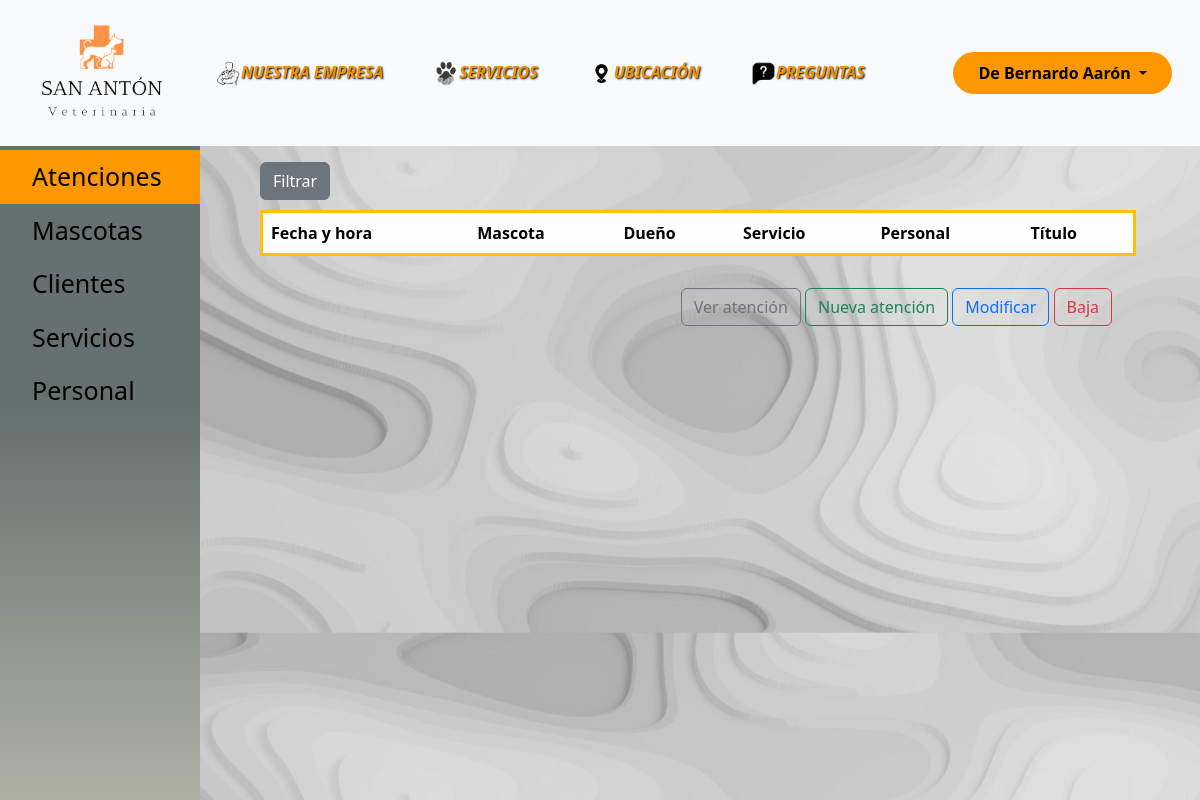
The page /abmcAtenciones.php (signed in) on the database as committed earlier.
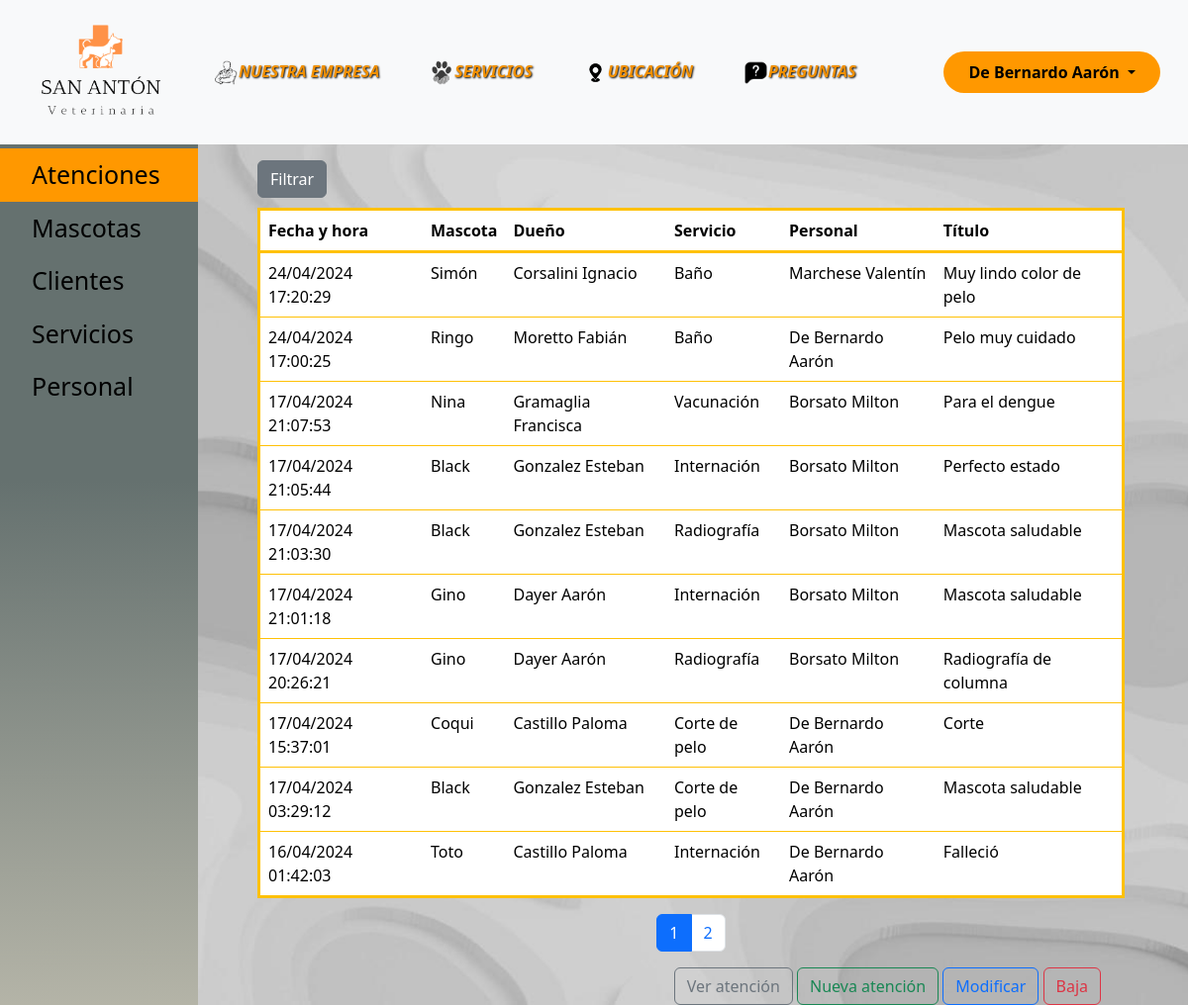
The same page on the database as committed later.
### tables this page shows
CREATE TABLE `atenciones` (
  `id` int(11) UNSIGNED NOT NULL,
  `mascota_id` int(11) UNSIGNED NOT NULL,
  `servicio_id` int(11) UNSIGNED NOT NULL,
  `personal_id` int(11) UNSIGNED NOT NULL,
  `fecha_hora` datetime NOT NULL DEFAULT current_timestamp(),
  `fecha_hora_salida` datetime DEFAULT NULL,
  `titulo` varchar(35) DEFAULT NULL,
  `descripcion` text DEFAULT NULL,
  `precio` decimal(10,2) NOT NULL
);

CREATE TABLE `mascotas` (
  `id` int(11) UNSIGNED NOT NULL,
  `cliente_id` int(11) UNSIGNED NOT NULL,
  `nombre` varchar(30) NOT NULL,
  `foto` mediumblob DEFAULT NULL,
  `raza` varchar(30) NOT NULL,
  `color` varchar(30) NOT NULL,
  `fecha_de_nac` date NOT NULL,
  `fecha_muerte` date DEFAULT NULL,
  `baja` tinyint(4) NOT NULL DEFAULT 0
);

CREATE TABLE `servicios` (
  `id` int(11) UNSIGNED NOT NULL,
  `nombre` varchar(30) NOT NULL,
  `tipo_servicio_id` int(11) UNSIGNED NOT NULL,
  `precio` decimal(10,2) NOT NULL,
  `rango_fechas` tinyint(1) NOT NULL DEFAULT 0,
  `baja` tinyint(4) NOT NULL DEFAULT 0
);

### consultasdb/connection.php (called while the page is built, shortened)
<?php
    function consultaSQL($query){
        $connection = mysqli_connect(SERVIDOR, USUARIO, CONTRASENIA, DATABASE) or die('Conexión fallida');
        $resultados = mysqli_query($connection, $query);
        return $resultados;
    }
?>

### abmcAtenciones.php (the view, shortened to what this page needs)
<?php
    include_once 'consultasdb/connection.php';
    $filtro = '';
    $query = "SELECT COUNT(atenciones.id) FROM atenciones INNER JOIN mascotas ON mascotas.id = atenciones.mascota_id
        INNER JOIN servicios ON servicios.id = atenciones.servicio_id INNER JOIN personal ON personal.id = atenciones.personal_id
        INNER JOIN clientes ON mascotas.cliente_id = clientes.id WHERE clientes.baja = 0 AND mascotas.baja = 0 $filtro";
    $cantFilas = mysqli_fetch_array(consultaSQL($query))[0];
    $filasPagina = 10;
    $cantPaginas = ceil($cantFilas / $filasPagina);
    $pagSelecionada = isset($_GET['pag']) ? $_GET['pag'] : 1;
    $offset = ($pagSelecionada - 1) * $filasPagina;
    $query = "SELECT atenciones.id, atenciones.mascota_id, mascotas.nombre AS mascota_nombre, mascotas.fecha_muerte, mascotas.cliente_id, CONCAT(clientes.apellido, ' ', clientes.nombre) AS duenio,
        atenciones.servicio_id, servicios.nombre, atenciones.personal_id, CONCAT(personal.apellido, ' ', personal.nombre) AS personal, atenciones.fecha_hora,
        atenciones.fecha_hora_salida, atenciones.titulo, atenciones.precio, atenciones.descripcion FROM atenciones INNER JOIN mascotas ON mascotas.id = atenciones.mascota_id
        INNER JOIN servicios ON servicios.id = atenciones.servicio_id INNER JOIN personal ON personal.id = atenciones.personal_id
        INNER JOIN clientes ON mascotas.cliente_id = clientes.id WHERE clientes.baja = 0 AND mascotas.baja = 0 $filtro
        ORDER BY atenciones.fecha_hora DESC LIMIT $filasPagina OFFSET $offset";
    $atenciones = consultaSQL($query);
    $path = 'abmcAtenciones.php?';
?>
<!DOCTYPE html>
<html lang="es">
    <head>
        <link href="https://cdn.jsdelivr.net/npm/bootstrap@5.3.2/dist/css/bootstrap.min.css" rel="stylesheet">
        <link rel="stylesheet" href="styles/styles.css" type="text/css">
        <link rel="stylesheet" href="plugins/chosen/chosen.css">
    </head>
    <body>
        <?php include_once 'snippets/menuSuperior.php' ?>
        <div class="container-fluid p-0">
            <div class="row">
                <?php  $_SESSION['item'] = 'atenciones'; include_once 'snippets/menuLateral.php'; ?>
                <div class="col-12 col-md-7 col-lg-8 col-xl-9 mt-3">
                    <div class="col-12 col-md-6 col-lg-4 col-xl-4">
                        <div>
                            <button type="button" class="btn btn-secondary" style="margin-bottom:10px" data-bs-toggle="collapse" data-bs-target="#formFiltro">Filtrar</button>
                        </div>
                    </div>
                    <table class="table">
                        <thead class="border-3 border-warning">
                            <tr>
                                <th scope="col">Fecha y hora</th>
                                <th scope="col">Mascota</th>
                                <th scope="col">Dueño</th>
                                <th scope="col">Servicio</th>
                                <th scope="col" class="d-none d-sm-table-cell">Personal</th>
                                <th scope="col" class="d-none d-sm-table-cell">Título</th>
                            </tr>
                        </thead>
                        <tbody class="border-3 border-warning">
<?php
                        foreach ($atenciones as $a){
                            echo "<tr id=idAtencion:$a[id] data-modificable=" . (is_null($a['fecha_muerte']) ? '1' : '0') . " onclick=getId(this) ondblclick=mostrarAtencion() tabindex=0 onkeydown=if(event.key=='Enter'){getId(this)}>";
                                echo '<td>' . date("d/m/Y H:i:s", strtotime($a['fecha_hora'])) . '</td>';
                                echo "<td data-mascota_id=$a[mascota_id]>$a[mascota_nombre]</td>";
                                echo "<td data-cliente_id=$a[cliente_id]>$a[duenio]</td>";
                                echo "<td data-servicio_id=$a[servicio_id]>$a[nombre]</td>";
                                echo "<td data-personal_habilitado=" . (($a['personal_id'] == $_SESSION['personal_id'] || $_SESSION['rol'] == 'admin') ? '1' : '0') . " class='d-none d-sm-table-cell'>$a[personal]</td>";
                                echo "<td class='d-none d-sm-table-cell'>$a[titulo]</td>";
                            echo "</tr>";
                        }
?>
                        </tbody>
                    </table>
            <div class="row">
                <div class="col-12 d-flex  justify-content-between align-items-center">
                    <div style="display: inline-block; margin: 0 auto;">
                        <ul class="pagination">
                        <?php
                            for ($i = 1; $i <= $cantPaginas; $i++){
                                if ($i == $pagSelecionada)
                                    echo "<li class='page-item active'><span class=page-link>$i</span></li>";
                                else
                                    echo "<li class='page-item'><a class=page-link href=$path&pag=$i>$i</a></li>";
                            }
                        ?>
                        </ul>
                    </div>
                </div>
            <div>
            <div class="row">
                <div class="col-12 d-flex d-wrap justify-content-end">
                    <div class="colBotones">
                        <button type="button" class="btn btn-outline-secondary" id="btnVerAtencion" onclick="mostrarAtencion()">Ver atención</button>
                        <button type="button" class="btn btn-outline-success" id="btnAnadirAtencion" onclick="mostrarModalAtencion(this)">Nueva atención</button>
                        <button type="button" class="btn btn-outline-primary" id="btnModificarAtencion" onclick="mostrarModalAtencion(this)">Modificar</button>
                        <button type="button" class="btn btn-outline-danger" id="btnEliminarAtencion" onclick="mostrarModalEliminar(this)">Baja</button>
                    </div>
                </div>
            </div>
        </div>
    </div>
</div>
    </body>
</html>

### snippets/menuSuperior.php (shortened to what this page needs)
<?php
    if (isset($_SESSION['apellido']) && isset($_SESSION['nombre'])) {
        $nombreCompleto = $_SESSION['apellido'] . ' ' . $_SESSION['nombre'];
    }
    else{
        $nombreCompleto = "Usuario";
    }
?>
<link rel="stylesheet" href="styles/stylesMenuSuperior.css" type="text/css">
<nav class="navbar sticky-top navbar-expand-lg navbar-light bg-light">
    <div class="container-fluid">
        <a class="navbar-brand" href="index.php">
            <img src="recursos/logoVeterinaria.png" id="logoVeterinaria" class="d-inline-block align-top" alt="Logo veterinaria. Click para ir al inicio">
        </a>
        <div class="collapse navbar-collapse" id="navbarScroll">
            <div class="d-flex flex-wrap">
                <ul class="navbar-nav mr-auto">
                    <li class="nav-item active">
                        <a class="nav-link seccionesNavegacion"  href="nuestraEmpresa.php"><img class="logo" src="recursos/logoNuestraEmpresa.png" alt="">NUESTRA EMPRESA</a>
                    </li>
                    <li class="nav-item active" >
                        <a class="nav-link seccionesNavegacion"  href="nuestrosServicios.php"><img class="logo" src="recursos/logoServicios.png" alt="">SERVICIOS</a>
                    </li>
                    <li class="nav-item active">
                        <a class="nav-link seccionesNavegacion"   href="nuestraUbicacion.php"><img class="logo" src="recursos/logoUbicacion.png" alt="">UBICACIÓN</a>
                    </li>
                    <li class="nav-item active">
                        <a class="nav-link seccionesNavegacion"   href="faq.php"><img class="logo" src="recursos/faq.png" alt="">PREGUNTAS</a>
                    </li>
                </ul>
            </div>
        </div>
        <?php if (isset($_SESSION['rol'])){?>
            <div class="justify-content-end ps-2 me-3 ">
                    <div class="dropdown">
                        <button class="btn dropdown-toggle" type="button" id="dropdownMenuButton1" data-bs-toggle="dropdown" aria-haspopup="true" aria-expanded="false">
                            <?php echo $nombreCompleto ?>
                        </button>
                    </div>
                </div>
        <?php } ?>
    </div>
</nav>

### snippets/menuLateral.php (shortened to what this page needs)
<?php
    $item = null;
    if(isset($_SESSION['rol']))
        $rol = $_SESSION['rol'];
    else{
        header("Location:../index.php");
        die();
    }
    if(isset($_SESSION['item'])){
        $item = $_SESSION['item'];
    }
?>
<link rel="stylesheet" href="styles/stylesMenuLateral.css">
<div class="col-12 col-md-4 col-lg-3 col-xl-2 mb-3 me-5">
    <div id="sidebar" class="sidebar d-none d-md-block">
<?php
    if($rol == 'admin' || $rol == 'veterinario' || $rol == 'peluquero'){
?>
        <a href="abmcAtenciones.php" <?php echo $item == 'atenciones' ? 'id = itemSeleccionado' : null ?>>Atenciones</a>
        <a href="abmcMascotas.php" <?php echo $item == 'mascotas' ? 'id = itemSeleccionado' : null ?>>Mascotas</a>
        <a href="abmcClientes.php" <?php echo $item == 'clientes' ? 'id = itemSeleccionado' : null ?>>Clientes</a>
<?php }
    if($rol == 'admin'){
?>
        <a href="abmcServicios.php" <?php echo $item == 'servicios' ? 'id = itemSeleccionado' : null ?>>Servicios</a>
        <a href="abmcPersonal.php" <?php echo $item == 'personal' ? 'id = itemSeleccionado' : null ?>>Personal</a>
<?php }
?>
    </div>
</div>

### styles/styles.css (style rules this page uses)
body { margin: 0; padding: 0; background-image: url(../recursos/fondoOficial.jpg); background-repeat: repeat-y; background-size: cover; }
.colBotones { height: 10%; justify-content: space-between; float: right; }
.table { cursor: pointer; }
.row { margin: 0; }

### styles/stylesMenuSuperior.css (style rules this page uses)
.logo { width: 25px; height: 25px; }
#logoVeterinaria { margin-left: 30px; min-height: 75px; min-width: 75px; height: 15vh; width: 15vh; padding: 0; margin-right: 30px; }
.seccionesNavegacion { display: inline-block; vertical-align: top; font-family: 'Segoe UI', Tahoma, Geneva, Verdana, sans-serif; color: #ff9800; font-style:oblique; font-size: 16px; font-weight: 700; text-shadow: 1px 1px 2px black; filter: brightness(0.95); }
.nav-link { margin-right: 35px; }
.dropdown-toggle { font-weight: 700; color: black; padding: 9px 25px; background-color: #ff9800; border: none; border-radius: 50px; cursor: pointer; }

### styles/stylesMenuLateral.css (style rules this page uses)
.sidebar { height: 100%; width: inherit; position: fixed; z-index: 1; top: max(75px, 15vh); left: 0; background: rgb(101,113,111); background: linear-gradient(180deg, rgba(101,113,111,1) 36%, rgba(198,195,180,1) 100%); overflow-x: hidden; padding-top: 30px; }
.sidebar a { padding: 8px 8px 8px 32px; text-decoration: none; font-size: 25px; color: black; display: block; transition: 0.3s; }
#itemSeleccionado { background-color: #ff9800; }

Rows that differ between the two databases and show on the page:
added atenciones: fecha_hora "24/04/2024 17:20:29", mascota.nombre "Simón", a "Corsalini Ignacio", servicio.nombre "Baño", a "Marchese Valentín", titulo "Muy lindo color de pelo"
added atenciones: fecha_hora "24/04/2024 17:00:25", mascota.nombre "Ringo", a "Moretto Fabián", servicio.nombre "Baño", a "De Bernardo Aarón", titulo "Pelo muy cuidado"
added atenciones: fecha_hora "17/04/2024 21:07:53", mascota.nombre "Nina", a "Gramaglia Francisca", servicio.nombre "Vacunación", a "Borsato Milton", titulo "Para el dengue"
added atenciones: fecha_hora "17/04/2024 21:05:44", mascota.nombre "Black", a "Gonzalez Esteban", servicio.nombre "Internación", a "Borsato Milton", titulo "Perfecto estado"
added atenciones: fecha_hora "17/04/2024 21:03:30", mascota.nombre "Black", a "Gonzalez Esteban", servicio.nombre "Radiografía", a "Borsato Milton", titulo "Mascota saludable"
added atenciones: fecha_hora "17/04/2024 21:01:18", mascota.nombre "Gino", a "Dayer Aarón", servicio.nombre "Internación", a "Borsato Milton", titulo "Mascota saludable"
added atenciones: fecha_hora "17/04/2024 20:26:21", mascota.nombre "Gino", a "Dayer Aarón", servicio.nombre "Radiografía", a "Borsato Milton", titulo "Radiografía de columna"
added atenciones: fecha_hora "17/04/2024 15:37:01", mascota.nombre "Coqui", a "Castillo Paloma", servicio.nombre "Corte de pelo", a "De Bernardo Aarón", titulo "Corte"
added atenciones: fecha_hora "17/04/2024 03:29:12", mascota.nombre "Black", a "Gonzalez Esteban", servicio.nombre "Corte de pelo", a "De Bernardo Aarón", titulo "Mascota saludable"
added atenciones: fecha_hora "16/04/2024 01:42:03", mascota.nombre "Toto", a "Castillo Paloma", servicio.nombre "Internación", a "De Bernardo Aarón", titulo "Falleció"
Other text that changed with them:
new list line: "1"
new list line: "2"
